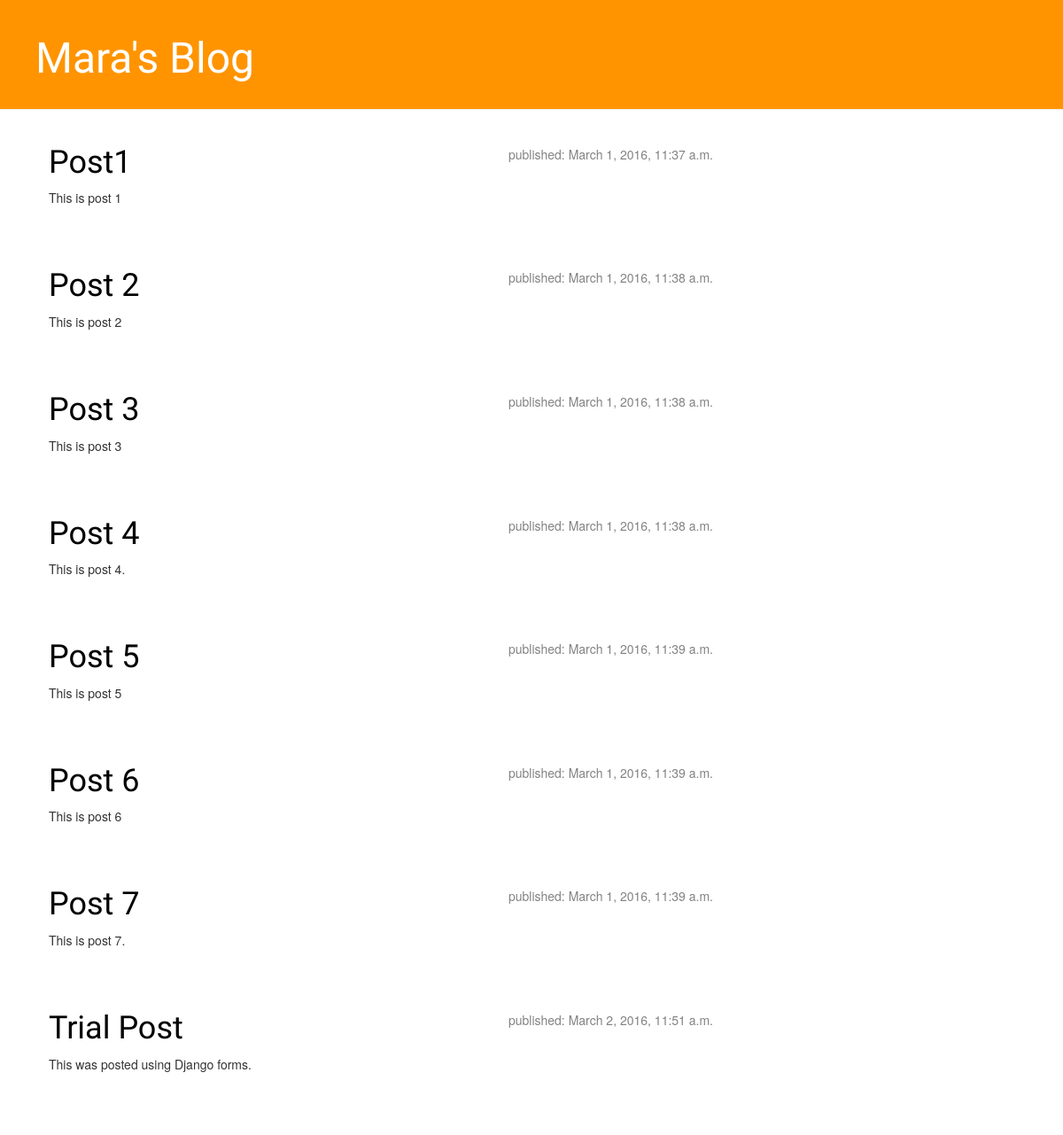
The app's page /, older data.
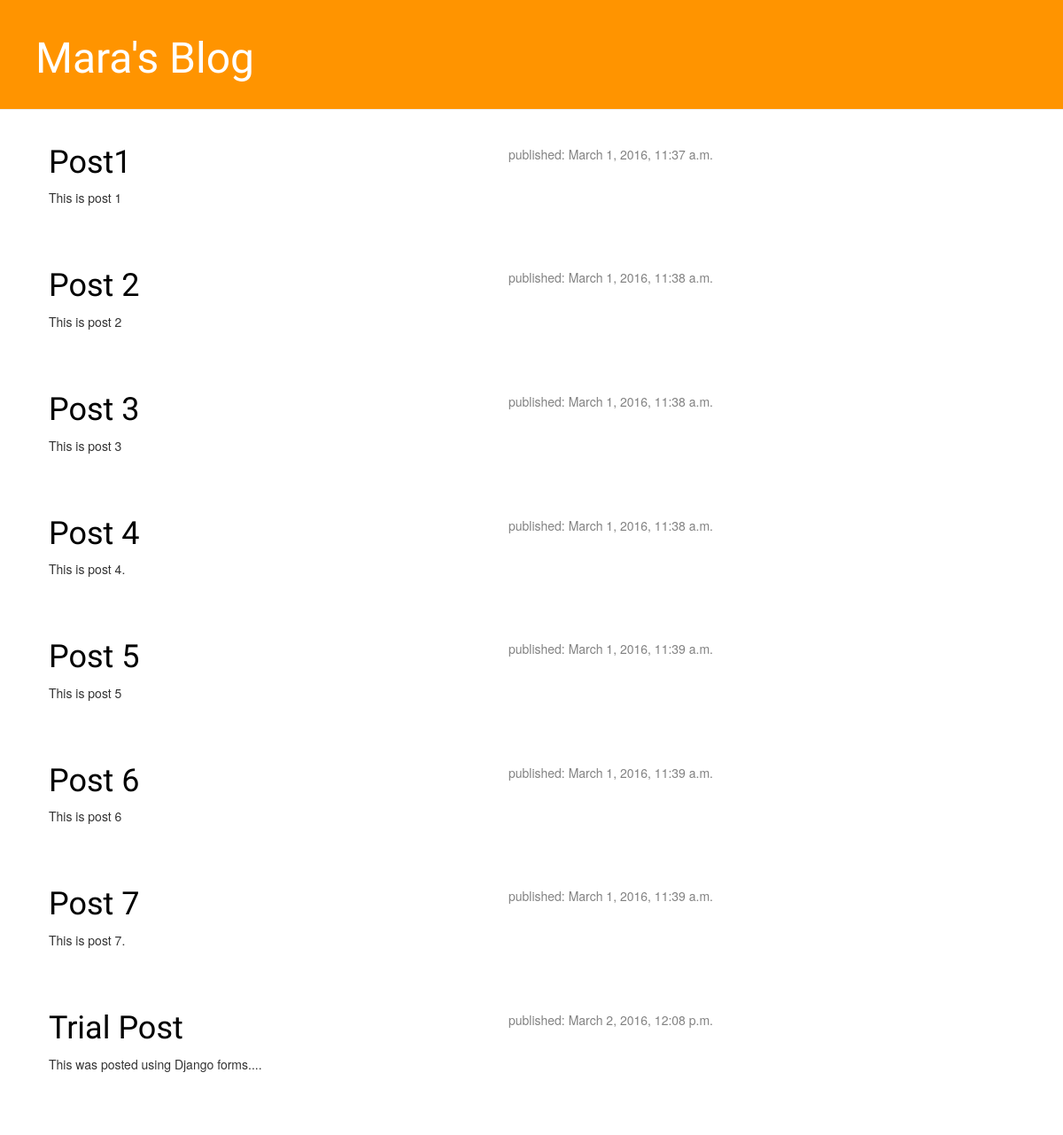
The same page, newer data.
### blog/models.py (models this page shows, shortened)
class Post(models.Model):
    author = models.ForeignKey('auth.User')  #properties
    title = models.CharField(max_length=200)
    text = models.TextField()
    created_date = models.DateTimeField(
        default=timezone.now)
    published_date = models.DateTimeField(
        blank=True, null=True)

### blog/views.py (the view)
# urls.py: url(r'^$', views.post_list, name='post_list'),
def post_list(request):
    posts = Post.objects.filter(published_date__lte=timezone.now()).order_by('published_date')
    return render(request, 'blog/post_list.html',{'posts': posts})

### blog/templates/blog/post_list.html
{% extends 'blog/base.html' %}
{% block content %}
    {% for post in posts %}
        <div class="post">
            <div class="date">
                <p>published: {{ post.published_date }}</p>
            </div>
            <h1><a href="{% url 'post_detail' pk=post.pk %}">{{ post.title }}</a></h1>
            <p>{{ post.text|linebreaks }}</p>
        </div>
    {% endfor %}
{% endblock %}

Row changes from the older to the newer data that the page shows:
changed Post "Trial Post": published_date "March 2, 2016, 11:51 a.m." → "March 2, 2016, 12:08 p.m."; text "This was posted using Django forms." → "This was posted using Django forms...."
